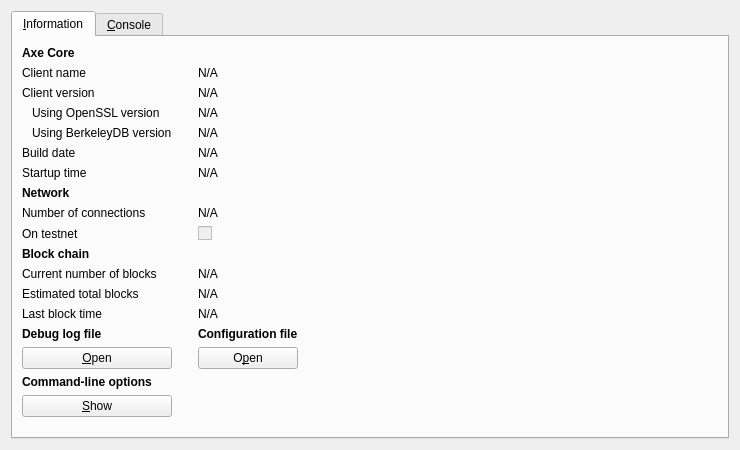
<?xml version="1.0" encoding="UTF-8"?>
<ui version="4.0">
 <class>RPCConsole</class>
 <widget class="QWidget" name="RPCConsole">
  <property name="geometry">
   <rect>
    <x>0</x>
    <y>0</y>
    <width>740</width>
    <height>450</height>
   </rect>
  </property>
  <property name="windowTitle">
   <string>Axe - Debug window</string>
  </property>
  <layout class="QVBoxLayout" name="verticalLayout_2">
   <item>
    <widget class="QTabWidget" name="tabWidget">
     <property name="currentIndex">
      <number>0</number>
     </property>
     <widget class="QWidget" name="tab_info">
      <attribute name="title">
       <string>&amp;Information</string>
      </attribute>
      <layout class="QGridLayout" name="gridLayout">
       <item row="15" column="2">
        <widget class="QLabel" name="labelConfigfile">
         <property name="font">
          <font>
           <weight>75</weight>
           <bold>true</bold>
          </font>
         </property>
         <property name="text">
          <string>Configuration file</string>
         </property>
        </widget>
       </item>
       <item row="13" column="2">
       <widget class="QLabel" name="lastBlockTime">
         <property name="cursor">
          <cursorShape>IBeamCursor</cursorShape>
         </property>
         <property name="text">
          <string>N/A</string>
         </property>
         <property name="textFormat">
          <enum>Qt::PlainText</enum>
         </property>
         <property name="textInteractionFlags">
          <set>Qt::LinksAccessibleByMouse|Qt::TextSelectableByKeyboard|Qt::TextSelectableByMouse</set>
         </property>
        </widget>
       </item>
       <item row="11" column="0">
         <widget class="QLabel" name="label_3">
         <property name="text">
          <string>Current number of blocks</string>
         </property>
        </widget>
       </item>
       <item row="11" column="2">
        <widget class="QLabel" name="numberOfBlocks">
         <property name="cursor">
          <cursorShape>IBeamCursor</cursorShape>
         </property>
         <property name="text">
          <string>N/A</string>
         </property>
         <property name="textFormat">
          <enum>Qt::PlainText</enum>
         </property>
         <property name="textInteractionFlags">
          <set>Qt::LinksAccessibleByMouse|Qt::TextSelectableByKeyboard|Qt::TextSelectableByMouse</set>
         </property>
        </widget>
       </item>
       <item row="17" column="0">
        <widget class="QLabel" name="labelCLOptions">
         <property name="font">
          <font>
           <weight>75</weight>
           <bold>true</bold>
          </font>
         </property>
         <property name="text">
          <string>Command-line options</string>
         </property>
        </widget>
       </item>
       <item row="16" column="0">
        <widget class="QPushButton" name="openDebugLogfileButton">
         <property name="toolTip">
          <string>Open the Axe debug log file from the current data directory. This can take a few seconds for large log files.</string>
         </property>
         <property name="text">
           <string>&amp;Open</string>
         </property>
          <property name="autoDefault">
          <bool>false</bool>
         </property>
       </widget>
     </item>
     <item row="15" column="0">
      <widget class="QLabel" name="labelDebugLogfile">
       <property name="font">
        <font>
         <weight>75</weight>
         <bold>true</bold>
        </font>
       </property>
       <property name="text">
        <string>Debug log file</string>
         </property>
        </widget>
       </item>
       <item row="18" column="3" rowspan="2">
        <spacer name="horizontalSpacer">
         <property name="orientation">
          <enum>Qt::Horizontal</enum>
         </property>
         <property name="sizeHint" stdset="0">
          <size>
           <width>404</width>
           <height>20</height>
          </size>
         </property>
        </spacer>
      </item>
      <item row="19" column="1">
        <spacer name="verticalSpacer">
         <property name="orientation">
          <enum>Qt::Vertical</enum>
         </property>
         <property name="sizeHint" stdset="0">
          <size>
           <width>20</width>
           <height>40</height>
          </size>
         </property>
        </spacer>
      </item>
      <item row="18" column="0">
        <widget class="QPushButton" name="showCLOptionsButton">
         <property name="toolTip">
          <string>Show the Axe-Qt help message to get a list with possible axe command-line options.</string>
         </property>
         <property name="text">
           <string>&amp;Show</string>
          </property>
          <property name="autoDefault">
           <bool>false</bool>
         </property>
        </widget>
       </item>
       <item row="13" column="0">
        <widget class="QLabel" name="label_2">
         <property name="text">
          <string>Last block time</string>
         </property>
        </widget>
       </item>
       <item row="7" column="0">
        <widget class="QLabel" name="label_11">
         <property name="font">
          <font>
           <weight>75</weight>
           <bold>true</bold>
          </font>
         </property>
         <property name="text">
          <string>Network</string>
         </property>
        </widget>
       </item>
       <item row="6" column="2">
        <widget class="QLabel" name="startupTime">
         <property name="cursor">
          <cursorShape>IBeamCursor</cursorShape>
         </property>
         <property name="text">
          <string>N/A</string>
         </property>
         <property name="textFormat">
          <enum>Qt::PlainText</enum>
         </property>
         <property name="textInteractionFlags">
          <set>Qt::LinksAccessibleByMouse|Qt::TextSelectableByKeyboard|Qt::TextSelectableByMouse</set>
         </property>
        </widget>
       </item>
       <item row="6" column="0">
        <widget class="QLabel" name="label_13">
         <property name="text">
          <string>Startup time</string>
         </property>
        </widget>
       </item>
       <item row="9" column="0">
        <widget class="QLabel" name="label_8">
         <property name="text">
          <string>On testnet</string>
         </property>
        </widget>
       </item>
       <item row="8" column="2">
        <widget class="QLabel" name="numberOfConnections">
         <property name="cursor">
          <cursorShape>IBeamCursor</cursorShape>
         </property>
         <property name="text">
          <string>N/A</string>
         </property>
         <property name="textFormat">
          <enum>Qt::PlainText</enum>
         </property>
         <property name="textInteractionFlags">
          <set>Qt::LinksAccessibleByMouse|Qt::TextSelectableByKeyboard|Qt::TextSelectableByMouse</set>
         </property>
        </widget>
       </item>
       <item row="8" column="0">
        <widget class="QLabel" name="label_7">
         <property name="text">
          <string>Number of connections</string>
         </property>
        </widget>
       </item>
       <item row="10" column="0">
        <widget class="QLabel" name="label_10">
         <property name="font">
          <font>
           <weight>75</weight>
           <bold>true</bold>
          </font>
         </property>
         <property name="text">
           <string>Block chain</string>
         </property>
        </widget>
       </item>
       <item row="9" column="2">
        <widget class="QCheckBox" name="isTestNet">
         <property name="enabled">
          <bool>false</bool>
         </property>
         <property name="text">
          <string/>
         </property>
        </widget>
       </item>
       <item row="12" column="0">
       <widget class="QLabel" name="label_4">
        <property name="text">
         <string>Estimated total blocks</string>
        </property>
       </widget>
      </item>
      <item row="12" column="2">
       <widget class="QLabel" name="totalBlocks">
         <property name="cursor">
          <cursorShape>IBeamCursor</cursorShape>
         </property>
         <property name="text">
          <string>N/A</string>
         </property>
         <property name="textFormat">
          <enum>Qt::PlainText</enum>
         </property>
         <property name="textInteractionFlags">
          <set>Qt::LinksAccessibleByMouse|Qt::TextSelectableByKeyboard|Qt::TextSelectableByMouse</set>
         </property>
        </widget>
       </item>
       <item row="2" column="2">
        <widget class="QLabel" name="clientVersion">
         <property name="cursor">
          <cursorShape>IBeamCursor</cursorShape>
         </property>
         <property name="text">
          <string>N/A</string>
         </property>
         <property name="textFormat">
          <enum>Qt::PlainText</enum>
         </property>
         <property name="textInteractionFlags">
          <set>Qt::LinksAccessibleByMouse|Qt::TextSelectableByKeyboard|Qt::TextSelectableByMouse</set>
         </property>
        </widget>
       </item>
       <item row="4" column="0">
        <widget class="QLabel" name="label_berkeleyDBVersion">
         <property name="text">
           <string>Using BerkeleyDB version</string>
          </property>
          <property name="indent">
           <number>10</number>
         </property>
        </widget>
       </item>
       <item row="3" column="0">
        <widget class="QLabel" name="label_14">
         <property name="text">
           <string>Using OpenSSL version</string>
          </property>
          <property name="indent">
           <number>10</number>
         </property>
        </widget>
       </item>
       <item row="3" column="2">
        <widget class="QLabel" name="openSSLVersion">
         <property name="cursor">
          <cursorShape>IBeamCursor</cursorShape>
         </property>
         <property name="text">
          <string>N/A</string>
         </property>
         <property name="textFormat">
          <enum>Qt::PlainText</enum>
         </property>
         <property name="textInteractionFlags">
          <set>Qt::LinksAccessibleByMouse|Qt::TextSelectableByKeyboard|Qt::TextSelectableByMouse</set>
         </property>
        </widget>
       </item>
       <item row="4" column="2">
         <widget class="QLabel" name="berkeleyDBVersion">
         <property name="cursor">
          <cursorShape>IBeamCursor</cursorShape>
         </property>
         <property name="text">
          <string>N/A</string>
         </property>
         <property name="textFormat">
          <enum>Qt::PlainText</enum>
         </property>
         <property name="textInteractionFlags">
          <set>Qt::LinksAccessibleByMouse|Qt::TextSelectableByKeyboard|Qt::TextSelectableByMouse</set>
         </property>
        </widget>
       </item>
       <item row="5" column="0">
        <widget class="QLabel" name="label_12">
         <property name="text">
          <string>Build date</string>
         </property>
        </widget>
       </item>
       <item row="5" column="2">
        <widget class="QLabel" name="buildDate">
         <property name="cursor">
          <cursorShape>IBeamCursor</cursorShape>
         </property>
         <property name="text">
          <string>N/A</string>
         </property>
         <property name="textFormat">
          <enum>Qt::PlainText</enum>
         </property>
         <property name="textInteractionFlags">
          <set>Qt::LinksAccessibleByMouse|Qt::TextSelectableByKeyboard|Qt::TextSelectableByMouse</set>
         </property>
        </widget>
       </item>
       <item row="2" column="0">
        <widget class="QLabel" name="label_6">
         <property name="text">
          <string>Client version</string>
         </property>
        </widget>
       </item>
       <item row="0" column="0">
        <widget class="QLabel" name="label_9">
         <property name="font">
          <font>
           <weight>75</weight>
           <bold>true</bold>
          </font>
         </property>
         <property name="text">
        <string>Axe Core</string>
         </property>
        </widget>
       </item>
       <item row="1" column="2">
       <widget class="QLabel" name="clientName">
        <property name="cursor">
         <cursorShape>IBeamCursor</cursorShape>
         </property>
         <property name="text">
          <string>N/A</string>
         </property>
         <property name="textFormat">
           <enum>Qt::PlainText</enum>
         </property>
         <property name="textInteractionFlags">
         <set>Qt::LinksAccessibleByMouse|Qt::TextSelectableByKeyboard|Qt::TextSelectableByMouse</set>
         </property>
        </widget>
       </item>
       <item row="1" column="0">
        <widget class="QLabel" name="label_5">
         <property name="text">
          <string>Client name</string>
         </property>
        </widget>
       </item>
       <item row="14" column="2">
        <spacer name="verticalSpacer_2">
         <property name="orientation">
          <enum>Qt::Vertical</enum>
         </property>
         <property name="sizeHint" stdset="0">
          <size>
           <width>20</width>
           <height>20</height>
          </size>
         </property>
        </spacer>
       </item>
       <item row="16" column="2">
        <widget class="QPushButton" name="openConfigurationfileButton">
         <property name="toolTip">
          <string>Open the axe configuration file from the current data directory.</string>
         </property>
         <property name="text">
          <string>O&amp;pen</string>
         </property>
         <property name="autoDefault">
          <bool>false</bool>
         </property>
        </widget>
       </item>
      </layout>
     </widget>
     <widget class="QWidget" name="tab_console">
      <attribute name="title">
       <string>&amp;Console</string>
      </attribute>
      <layout class="QVBoxLayout" name="verticalLayout_3">
       <property name="spacing">
        <number>3</number>
       </property>
       <item>
        <widget class="QTextEdit" name="messagesWidget">
         <property name="minimumSize">
          <size>
           <width>0</width>
           <height>100</height>
          </size>
         </property>
         <property name="readOnly">
          <bool>true</bool>
         </property>
         <property name="tabKeyNavigation" stdset="0">
          <bool>false</bool>
         </property>
         <property name="columnCount" stdset="0">
          <number>2</number>
         </property>
        </widget>
       </item>
       <item>
        <layout class="QHBoxLayout" name="horizontalLayout">
         <property name="spacing">
          <number>3</number>
         </property>
         <item>
          <widget class="QLabel" name="label">
           <property name="text">
            <string notr="true">&gt;</string>
           </property>
          </widget>
         </item>
         <item>
          <widget class="QLineEdit" name="lineEdit"/>
         </item>
         <item>
          <widget class="QPushButton" name="clearButton">
           <property name="maximumSize">
            <size>
             <width>24</width>
             <height>24</height>
            </size>
           </property>
           <property name="toolTip">
            <string>Clear console</string>
           </property>
           <property name="text">
            <string/>
           </property>
           <property name="icon">
            <iconset resource="../bitcoin.qrc">
             <normaloff>:/icons/remove</normaloff>:/icons/remove</iconset>
           </property>
           <property name="shortcut">
            <string notr="true">Ctrl+L</string>
           </property>
           <property name="autoDefault">
            <bool>false</bool>
           </property>
          </widget>
         </item>
        </layout>
       </item>
      </layout>
     </widget>
    </widget>
   </item>
  </layout>
 </widget>
 <resources>
  <include location="../bitcoin.qrc"/>
 </resources>
 <connections/>
</ui>
